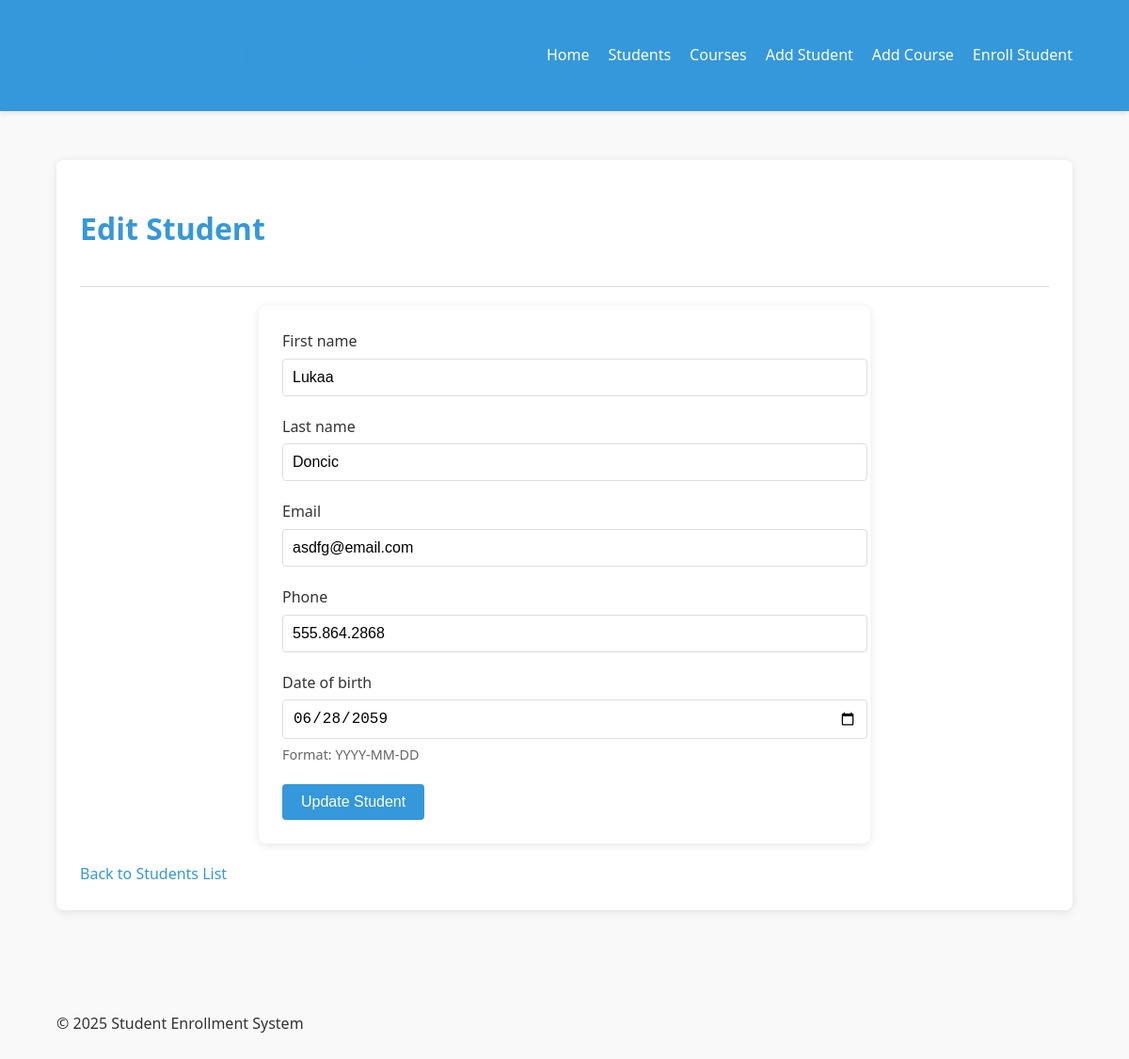
The app's page /student/2/edit/ with its own data.
### accounts/models.py (models this page shows, shortened)
class Student(models.Model):
    first_name = models.CharField(max_length=50)
    last_name = models.CharField(max_length=50)
    email = models.EmailField(max_length=100)  # Increase max_length for email
    phone = models.CharField(max_length=50)
    date_of_birth = models.DateField(null=True, blank=True)

### accounts/views.py (the view)
# urls.py: path('student/<int:pk>/edit/', views.StudentUpdateView.as_view(), name='student_update'),
class StudentUpdateView(UpdateView):
    model = Student
    template_name = 'student_form.html'
    form_class = StudentForm
    success_url = reverse_lazy('student_list')

### accounts/forms.py (shortened to what this page needs)
class StudentForm(forms.ModelForm):
    date_of_birth = forms.DateField(
        required=False,
        widget=forms.DateInput(attrs={'type': 'date'}),
        help_text='Format: YYYY-MM-DD'
    )
    class Meta:
        model = Student
        fields = ['first_name', 'last_name', 'email', 'phone', 'date_of_birth']

### accounts/templates/student_form.html (shortened to what this page needs)
{% extends 'base.html' %}
{% block content %}
<div class="detail-card">
    <div class="detail-header">
        <h1>{% if form.instance.pk %}Edit Student{% else %}Create New Student{% endif %}</h1>
    </div>
    <form method="post">
        {% for field in form %}
        <div class="form-group">
            <label for="{{ field.id_for_label }}">{{ field.label }}</label>
            {{ field }}
            {% if field.help_text %}
            <small class="help-text">{{ field.help_text }}</small>
            {% endif %}
        </div>
        {% endfor %}
        <button type="submit" class="btn">{% if form.instance.pk %}Update Student{% else %}Create Student{% endif %}</button>
    </form>
    <div class="action-links">
        <a href="{% url 'student_list' %}">Back to Students List</a>
    </div>
</div>
{% endblock %}

### accounts/static/css/style.css (style rules this page uses)
:root { --primary-color: #3498db; --secondary-color: #2ecc71; --accent-color: #e74c3c; --text-color: #333; --light-bg: #f9f9f9; --border-color: #ddd; }
body { font-family: 'Segoe UI', Tahoma, Geneva, Verdana, sans-serif; line-height: 1.6; color: var(--text-color); background-color: var(--light-bg); margin: 0; padding: 0; }
h1, h2, h3 { color: var(--primary-color); }
form { background-color: white; padding: 25px; border-radius: 8px; box-shadow: 0 2px 10px rgba(0, 0, 0, 0.1); max-width: 600px; margin: 0 auto; }
.form-group { margin-bottom: 20px; }
label { display: block; margin-bottom: 5px; font-weight: 500; }
input[type="text"], input[type="email"], input[type="tel"], input[type="date"], input[type="number"], textarea, select { width: 100%; padding: 10px; border: 1px solid var(--border-color); border-radius: 4px; font-size: 16px; }
.help-text { display: block; margin-top: 5px; color: #666; font-size: 0.9em; }
button, .btn { background-color: var(--primary-color); color: white; border: none; padding: 10px 20px; border-radius: 4px; cursor: pointer; font-size: 16px; transition: background-color 0.3s; }
.detail-card { background-color: white; border-radius: 8px; box-shadow: 0 2px 10px rgba(0, 0, 0, 0.1); padding: 25px; margin-bottom: 20px; }
.detail-header { border-bottom: 1px solid var(--border-color); padding-bottom: 15px; margin-bottom: 20px; }
a { color: var(--primary-color); text-decoration: none; transition: color 0.3s; }
.action-links { margin-top: 20px; }
.action-links a { margin-right: 15px; }

### records on screen
Student: form "Lukaa" "Doncic" "asdfg@email.com" "555.864.2868" "06/28/2059"

### other values on screen
{{ field.label }} "First name" "Last name" "Email" "Phone" "Date of birth"
{{ field.help_text }} "Format: YYYY-MM-DD"
